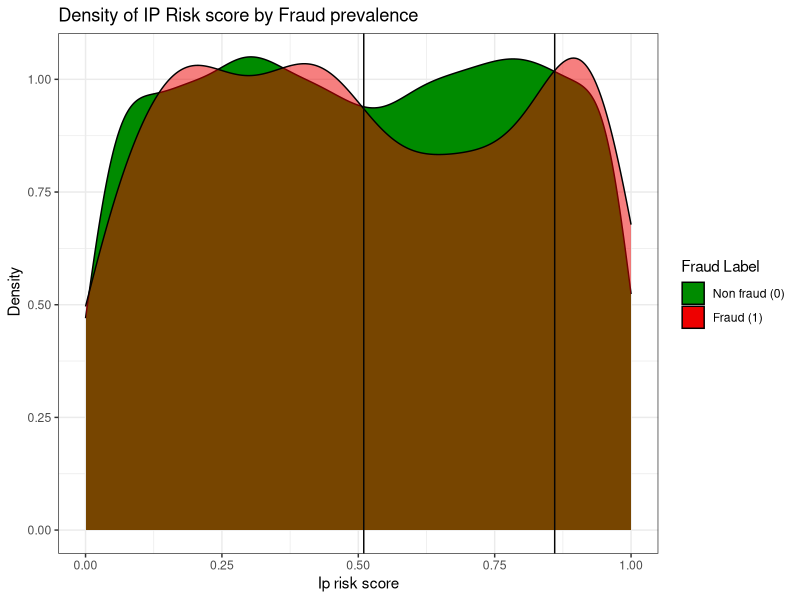

Generate this figure with R: (Note: this script raises an error after producing the figure.)
#--------------------------------#
#INSTALL NECESSARY PACKAGES ------
#--------------------------------#
#we have packages that handle data importing and visualisations

install.packages("here")    #used for relative file paths
library("here")          
here()                      #file path must be root of folder 
list.files(here("dataset")) #expect to see Digital_Payment_Fraud_Detection_Dataset.csv

install.packages("tidyverse") #visualisation suite 
library("tidyverse")

install.packages("patchwork") #putting together visualisations in EDA
library("patchwork")

#------------------------------------#
#IMPORT AND CLEANING THE DATASET -----
#------------------------------------#

fraud <- read.csv(here("dataset", "Digital_Payment_Fraud_Detection_Dataset.csv"))

fraud$fraud_label <- factor(fraud$fraud_lab)              #fraud_label from numeric to factor (categorical)
fraud$is_international <- factor(fraud$is_international)  #is_international from numeric to factor (categorical)
summary(fraud) #our fraud label has been transformed into factor of two levels: 0 no fraud, 1 fraud 

View(fraud) #looking at our data in RStudio 
table(fraud$fraud_label) #large prevalence of fraud: 6.52% fraud vs 93.48% not fraud

# Now we can start with our visualisations 

#------------------------------------#
#EXPLORATORY DATA ANALYSIS -----------
#------------------------------------#
# Let us create repeatable code for the theme and legend
s1 <- scale_fill_manual(name = "Fraud Label", 
                        values = c("0" = "green4", "1" = "red2"),
                        labels = c("Non fraud (0)", "Fraud (1)"))
s2 <- scale_fill_manual(name = "Fraud Label", 
                        values = c("0" = "green4", "1" = "red2"),
                        labels = c("Non fraud (0)", "Fraud (1)"), guide = "none")
t <- theme_bw()


# Q1 - What is the breakdown of IP Risk Score by fraud label using densities ----
p1 <- ggplot( data = fraud, aes(x = ip_risk_score, 
                          fill = fraud_label,
                          alpha = fraud_label)) +
    geom_density() +
    scale_alpha_manual(values = c("0" = 1, "1" = 0.5), guide = "none") +
    geom_vline(xintercept = 0.51, color = "gray2") +
    geom_vline(xintercept = 0.86, colour = "gray2") +
    labs( title = "Density of IP Risk score by Fraud prevalence",
          x = "Ip risk score",
          y = " Density") +
    t + s1
  
# Our density curves follow each other fairly closely until the IP score of 0.51 until 0.86
# Since density is a description of the probability distribution of IP score broken down by fraud and not fraud- 
# this tells us that this range of IP scores has a lower probability of Non Fraud cases than Fraud cases.  


# Q2 - How is fraud distributed in  other variables (mainly discrete )
p2 <- ggplot(data = fraud , aes(x = login_attempts_last_24h, fill = fraud_label))+
  geom_bar() + s +ggtitle("Fraud by Number of login attempts") +
  labs( x= "Number of login attempts") + t
  scale_x_discrete( limits = c(0: 8)) 
p3 <- ggplot(data = fraud , aes(x = payment_mode, fill = fraud_label))+
  geom_bar() + s + ggtitle("Fraud by Payment modes") +
  labs( x= "Payment mode") + t
p4 <- ggplot(data = fraud , aes(x = device_type, fill = fraud_label))+
  geom_bar() + s + ggtitle("Fraud by Payment modes") +
  labs( x= "Device type") + t
p5 <- ggplot(data = fraud , aes(x = transaction_type, fill = fraud_label))+
  geom_bar() + s + ggtitle("Fraud by Transaction types") +
  labs( x= "Transaction type") + t
p6 <- ggplot(data = fraud , aes(x = transaction_hour, fill = fraud_label))+
  geom_bar() + s + ggtitle("Fraud by Transaction hour") + 
  scale_x_discrete( limits = c(0: 23)) +
  labs( x= "Time of transaction") + t
p7 <- ggplot(data = fraud , aes(x = previous_failed_attempts, fill = fraud_label))+
  geom_bar() +s  + ggtitle("Fraud by Numer of failed attempts") +
  labs( x= "Number of previous failed attempts") + t

# creating a patchwork of categorical and discrete numeric variables broken down by fraud
p6/ (p2 + p3 + p4 + p5 + p7 + grid::textGrob("2) Fraud seem to increase slightly after 5 attempted logins\n
                                      3) Fraud does not seem to vary too much with other variables ")) +
  plot_annotation(title = "How are our categorical and discrete variables broken down by Fraud?",
                  subtitle = " 1) We see that the hours of 02:00 a.m., 5:00 a.m., 08:00 a.m., 13:00 p.m. and 18:00 p.m.
      have a higher prevalence of fraud than other times.")

### 2 - How does transaction amount vary with average transaction in terms of predicting fraud

 ggplot( data = fraud, aes(x = transaction_amount, y = account_age_days, fill = fraud_label)) +
  geom_point() +
  labs( title = "Transaction amount vs average transaction amount",
        x = "Transaction amount",
        y = "Account age in days") + s1


# 4- What proportion of international transactions are fraudulent 

fraud.international <- fraud %>% 
group_by( is_international, fraud_label) %>% 
  summarise(
    count = n()) 

fraud_0 <-subset(fraud.international, is_international == 0)
fraud_1 <- subset(fraud.international, is_international == 1)

prop0 <- prop.table(fraud_0$count)
prop1 <- prop.table(fraud_1$count)

display0 <-  paste0(round(prop0[2],3)*100,"% of transactions are fraud")
display1 <- paste0(round(prop1[2],3)*100,"% of transactions are fraud")

ggplot(data = fraud , aes(x = is_international, fill = fraud_label))+
  geom_bar()  +
  labs( title = "Proportion of international transactions with fraud",
        x = "Is transaction international?",
        y = "Frequency of transactions") +
  annotate("text",
           x = 1,
           y = 7000,
           label = display0,
           family = "serif", 
           fontface = "bold") +
  annotate("text",
           x = 2.03,
           y = 1500,
           label  = display1,
           family = "serif", 
           fontface = "bold") +
  theme_classic()
  
# 5 - How does location impact fraud 

fraud.location <- fraud %>% 
  group_by( device_location, fraud_label) %>% 
  summarise(
    count = n()) 

location_b <-subset(fraud.location, device_location == "Bangalore")
location_c <-subset(fraud.location, device_location == "Chennai")
location_d <-subset(fraud.location, device_location == "Delhi")
location_h <-subset(fraud.location, device_location == "Hyderabad")
location_m <-subset(fraud.location, device_location == "Mumbai")

prop.b <- prop.table(location_b$count)
prop.c <- prop.table(location_c$count)
prop.d <- prop.table(location_d$count)
prop.h <- prop.table(location_h$count)
prop.m <- prop.table(location_m$count)


displayb <-  paste0(round(prop.b[2],3)*100,"%  fraud")
displayc <- paste0(round(prop.c[2],3)*100,"%  fraud")
displayd <-  paste0(round(prop.d[2],3)*100,"%  fraud")
displayh <- paste0(round(prop.h[2],3)*100,"%  fraud")
displaym <-  paste0(round(prop.m[2],3)*100,"%  fraud")

ann <- data.frame(
  x =c(1,2,3,4,5),
  y = c(1600, 1500, 1590, 1690, 1500), 
  label = c( displayb, displayc, displayd, displayh, displaym), 
  fontface = rep("bold", times = 5),
  fontfamily = rep("serif", times = 5)
)
ggplot(data = fraud , aes(x = device_location , fill = fraud_label)) +
  geom_bar(width = 0.8) +
  theme_classic() +
geom_text( data = ann,
          aes( x= x,
           y = y, 
           label = label,
           fontface = fontface,
           family = fontfamily),
           inherit.aes = FALSE) +
  labs(
    title = "Distribution of Fraud per location",
    x = "Device locations",
    y = "Number of transactions"
  )

# 6 - g
geom_


